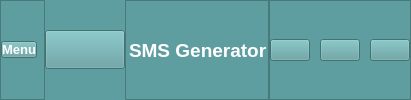
     <widget class="QFrame" name="header">
      <property name="styleSheet">
       <string notr="true">background-color: rgb(95,158,160);
</string>
      </property>
      <property name="frameShape">
       <enum>QFrame::NoFrame</enum>
      </property>
      <property name="frameShadow">
       <enum>QFrame::Raised</enum>
      </property>
      <layout class="QHBoxLayout" name="horizontalLayout">
       <property name="spacing">
        <number>0</number>
       </property>
       <property name="leftMargin">
        <number>0</number>
       </property>
       <property name="topMargin">
        <number>0</number>
       </property>
       <property name="rightMargin">
        <number>0</number>
       </property>
       <property name="bottomMargin">
        <number>0</number>
       </property>
       <item alignment="Qt::AlignLeft">
        <widget class="QFrame" name="right_frame">
         <property name="styleSheet">
          <string notr="true">margin:0;
padding:0;</string>
         </property>
         <property name="frameShape">
          <enum>QFrame::StyledPanel</enum>
         </property>
         <property name="frameShadow">
          <enum>QFrame::Raised</enum>
         </property>
         <layout class="QHBoxLayout" name="horizontalLayout_4">
          <property name="spacing">
           <number>0</number>
          </property>
          <property name="leftMargin">
           <number>0</number>
          </property>
          <property name="topMargin">
           <number>0</number>
          </property>
          <property name="rightMargin">
           <number>0</number>
          </property>
          <property name="bottomMargin">
           <number>0</number>
          </property>
          <item alignment="Qt::AlignLeft">
           <widget class="QPushButton" name="Menu_btn">
            <property name="font">
             <font>
              <pointsize>10</pointsize>
              <weight>75</weight>
              <bold>true</bold>
             </font>
            </property>
            <property name="styleSheet">
             <string notr="true">color:rgb(255, 255, 255);
margin:0;</string>
            </property>
            <property name="text">
             <string>Menu</string>
            </property>
            <property name="icon">
             <iconset resource="resource.qrc">
              <normaloff>:/icons/icons/align-left-4-64.png</normaloff>:/icons/icons/align-left-4-64.png</iconset>
            </property>
            <property name="iconSize">
             <size>
              <width>32</width>
              <height>32</height>
             </size>
            </property>
           </widget>
          </item>
          <item>
           <widget class="QLabel" name="label_3">
            <property name="text">
             <string/>
            </property>
           </widget>
          </item>
         </layout>
        </widget>
       </item>
       <item alignment="Qt::AlignRight">
        <widget class="QPushButton" name="pushButton_9">
         <property name="font">
          <font>
           <pointsize>20</pointsize>
          </font>
         </property>
         <property name="text">
          <string/>
         </property>
         <property name="icon">
          <iconset resource="resource.qrc">
           <normaloff>:/icons/icons/mail.svg</normaloff>:/icons/icons/mail.svg</iconset>
         </property>
         <property name="iconSize">
          <size>
           <width>32</width>
           <height>48</height>
          </size>
         </property>
        </widget>
       </item>
       <item>
        <widget class="QFrame" name="center_frame">
         <property name="frameShape">
          <enum>QFrame::StyledPanel</enum>
         </property>
         <property name="frameShadow">
          <enum>QFrame::Raised</enum>
         </property>
         <layout class="QHBoxLayout" name="horizontalLayout_3">
          <property name="spacing">
           <number>0</number>
          </property>
          <property name="leftMargin">
           <number>3</number>
          </property>
          <property name="topMargin">
           <number>0</number>
          </property>
          <property name="rightMargin">
           <number>0</number>
          </property>
          <property name="bottomMargin">
           <number>0</number>
          </property>
          <item>
           <widget class="QLabel" name="label_2">
            <property name="font">
             <font>
              <pointsize>14</pointsize>
              <weight>75</weight>
              <bold>true</bold>
             </font>
            </property>
            <property name="styleSheet">
             <string notr="true">color:rgb(255, 255, 255);</string>
            </property>
            <property name="text">
             <string>SMS Generator</string>
            </property>
           </widget>
          </item>
         </layout>
        </widget>
       </item>
       <item alignment="Qt::AlignRight">
        <widget class="QFrame" name="left_frame">
         <property name="frameShape">
          <enum>QFrame::StyledPanel</enum>
         </property>
         <property name="frameShadow">
          <enum>QFrame::Raised</enum>
         </property>
         <layout class="QHBoxLayout" name="horizontalLayout_2">
          <property name="spacing">
           <number>10</number>
          </property>
          <property name="leftMargin">
           <number>0</number>
          </property>
          <property name="topMargin">
           <number>0</number>
          </property>
          <property name="rightMargin">
           <number>0</number>
          </property>
          <property name="bottomMargin">
           <number>0</number>
          </property>
          <item>
           <widget class="QPushButton" name="minimize_window">
            <property name="text">
             <string/>
            </property>
            <property name="icon">
             <iconset resource="resource.qrc">
              <normaloff>:/icons/icons/minus (2).svg</normaloff>:/icons/icons/minus (2).svg</iconset>
            </property>
            <property name="iconSize">
             <size>
              <width>32</width>
              <height>32</height>
             </size>
            </property>
           </widget>
          </item>
          <item>
           <widget class="QPushButton" name="restore_window">
            <property name="text">
             <string/>
            </property>
            <property name="icon">
             <iconset resource="resource.qrc">
              <normaloff>:/icons/icons/layout (1).svg</normaloff>:/icons/icons/layout (1).svg</iconset>
            </property>
            <property name="iconSize">
             <size>
              <width>32</width>
              <height>32</height>
             </size>
            </property>
           </widget>
          </item>
          <item>
           <widget class="QPushButton" name="close_window">
            <property name="text">
             <string/>
            </property>
            <property name="icon">
             <iconset resource="resource.qrc">
              <normaloff>:/icons/icons/x (2).svg</normaloff>
              <normalon>:/icons/icons/x (1).svg</normalon>:/icons/icons/x (2).svg</iconset>
            </property>
            <property name="iconSize">
             <size>
              <width>32</width>
              <height>32</height>
             </size>
            </property>
           </widget>
          </item>
         </layout>
        </widget>
       </item>
      </layout>
     </widget>
